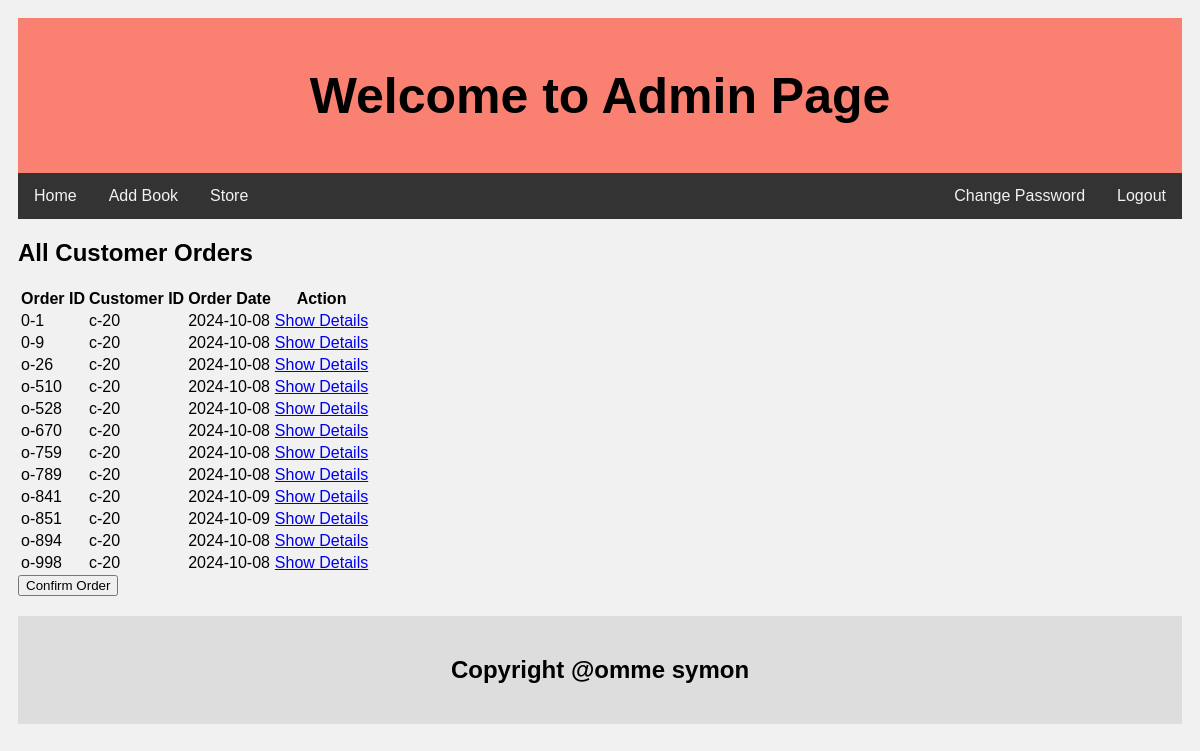
Screenshot of /admin/corder.php (signed in) with the database file from the repository.
### tables this page shows
CREATE TABLE `customer_order` (
  `order_id` varchar(20) NOT NULL,
  `customer_id` varchar(10) DEFAULT NULL,
  `order_date` date DEFAULT NULL,
  `status` int(11) DEFAULT NULL
);

### admin/corder.php (the view, shortened to what this page needs)
<!DOCTYPE html>
<html>
<head>
</head>
<body>
<div class="header">
    <h1>Welcome to Admin Page</h1>
</div>
<div class="topnav">
    <a href="home.php">Home</a>
    <a href="addbook.php">Add Book</a>
    <a href="store.php">Store</a>
    <a href="?sign=out" style="float:right">Logout</a>
    <a href="#" style="float:right">Change Password</a>
</div>
<div class="container">
    <h2>All Customer Orders</h2>
    <?php
    include("../connection.php");
    $sql = "SELECT * FROM customer_order WHERE status = 0";
    $r = mysqli_query($con, $sql);
    echo "<table id='customers'>";
    echo "<tr>
        <th>Order ID</th>
        <th>Customer ID</th>
        <th>Order Date</th>
        <th>Action</th>
    </tr>";
    while ($row = mysqli_fetch_array($r)) {
        $oid = $row['order_id'];
        $cid = $row['customer_id'];
        $odate = $row['order_date'];
        echo "<tr>
            <td>$oid</td>
            <td>$cid</td>
            <td>$odate</td>
            <td><a href='corder.php?action=show&id=$oid'>Show Details</a></td>
        </tr>";
    }
    echo "</table>";
    ?>
</div>
<form action='corder.php' method='post'>
    <div class="row">
        <input type="submit" value="Confirm Order" name="corder">
    </div>
</form>
<div class="footer">
    <h2>Copyright @omme symon</h2>
</div>
</body>
</html>

### admin/corder.php (style rules this page uses)
* { box-sizing: border-box; }
body { font-family: Arial; padding: 10px; background: #f1f1f1; }
.header { padding: 15px; text-align: center; background: salmon; }
.header h1 { font-size: 50px; }
.topnav { overflow: hidden; background-color: #333; }
.topnav a { float: left; display: block; color: #f2f2f2; text-align: center; padding: 14px 16px; text-decoration: none; }
.footer { padding: 20px; text-align: center; background: #ddd; margin-top: 20px; }

### rows the page displays
customer_order: order_id "0-1", customer "c-20", order_date "2024-10-08"
customer_order: order_id "0-9", customer "c-20", order_date "2024-10-08"
customer_order: order_id "o-26", customer "c-20", order_date "2024-10-08"
customer_order: order_id "o-510", customer "c-20", order_date "2024-10-08"
customer_order: order_id "o-528", customer "c-20", order_date "2024-10-08"
customer_order: order_id "o-670", customer "c-20", order_date "2024-10-08"
customer_order: order_id "o-759", customer "c-20", order_date "2024-10-08"
customer_order: order_id "o-789", customer "c-20", order_date "2024-10-08"
customer_order: order_id "o-841", customer "c-20", order_date "2024-10-09"
customer_order: order_id "o-851", customer "c-20", order_date "2024-10-09"
customer_order: order_id "o-894", customer "c-20", order_date "2024-10-08"
customer_order: order_id "o-998", customer "c-20", order_date "2024-10-08"
